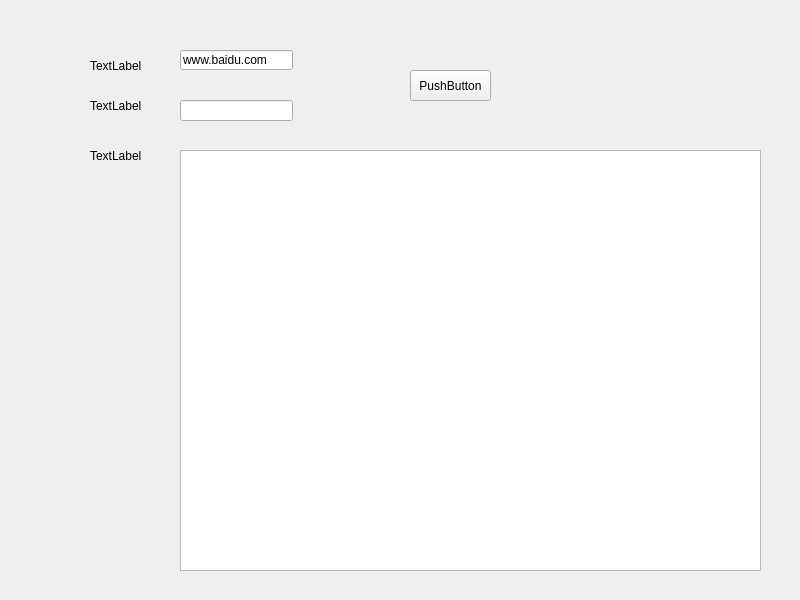
<?xml version="1.0" encoding="UTF-8"?>
<ui version="4.0">
 <class>MainWindow</class>
 <widget class="QMainWindow" name="MainWindow">
  <property name="geometry">
   <rect>
    <x>0</x>
    <y>0</y>
    <width>800</width>
    <height>600</height>
   </rect>
  </property>
  <property name="windowTitle">
   <string>MainWindow</string>
  </property>
  <widget class="QWidget" name="centralwidget">
   <widget class="QLabel" name="label">
    <property name="geometry">
     <rect>
      <x>90</x>
      <y>60</y>
      <width>54</width>
      <height>12</height>
     </rect>
    </property>
    <property name="text">
     <string>TextLabel</string>
    </property>
   </widget>
   <widget class="QLabel" name="label_2">
    <property name="geometry">
     <rect>
      <x>90</x>
      <y>100</y>
      <width>54</width>
      <height>12</height>
     </rect>
    </property>
    <property name="text">
     <string>TextLabel</string>
    </property>
   </widget>
   <widget class="QLineEdit" name="lineEdit">
    <property name="geometry">
     <rect>
      <x>180</x>
      <y>50</y>
      <width>113</width>
      <height>20</height>
     </rect>
    </property>
    <property name="text">
     <string>www.baidu.com</string>
    </property>
   </widget>
   <widget class="QLineEdit" name="lineEdit_2">
    <property name="geometry">
     <rect>
      <x>180</x>
      <y>100</y>
      <width>113</width>
      <height>21</height>
     </rect>
    </property>
   </widget>
   <widget class="QLabel" name="label_3">
    <property name="geometry">
     <rect>
      <x>90</x>
      <y>150</y>
      <width>54</width>
      <height>12</height>
     </rect>
    </property>
    <property name="text">
     <string>TextLabel</string>
    </property>
   </widget>
   <widget class="QTextBrowser" name="textBrowser">
    <property name="geometry">
     <rect>
      <x>180</x>
      <y>150</y>
      <width>581</width>
      <height>421</height>
     </rect>
    </property>
   </widget>
   <widget class="QPushButton" name="pushButton">
    <property name="geometry">
     <rect>
      <x>410</x>
      <y>70</y>
      <width>81</width>
      <height>31</height>
     </rect>
    </property>
    <property name="text">
     <string>PushButton</string>
    </property>
   </widget>
  </widget>
  <widget class="QMenuBar" name="menubar">
   <property name="geometry">
    <rect>
     <x>0</x>
     <y>0</y>
     <width>800</width>
     <height>23</height>
    </rect>
   </property>
  </widget>
 </widget>
 <resources/>
 <connections/>
</ui>
